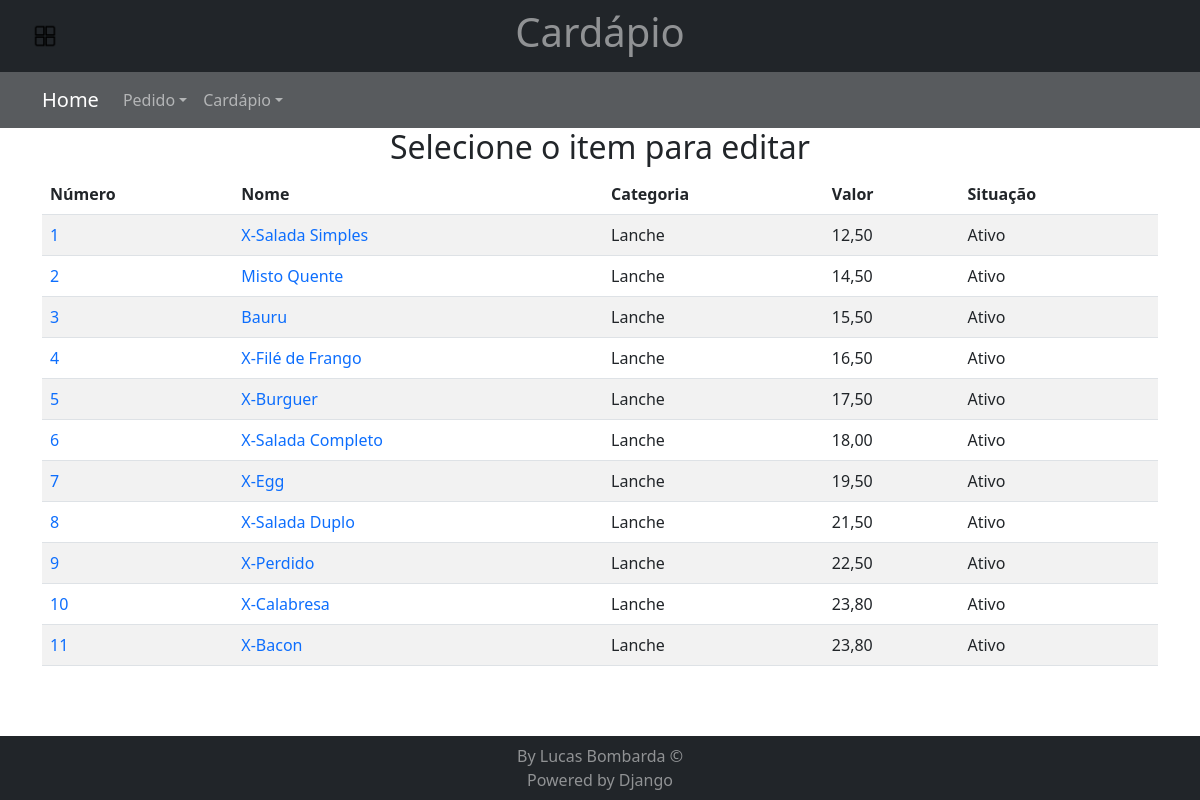
The page /cardapio/cadastro/editar (signed in) on the database its author committed.
### apps/cardapio/models.py (models this page shows, shortened)
class ItemCardapio(models.Model):
    ativo = models.BooleanField(null=False, blank=False, default=True)
    numero = models.IntegerField(unique=True, null=False, blank=False)
    nome = models.CharField(max_length=100, null=False, blank=True, default='')
    descricao = models.TextField()
    preco_unitario = models.FloatField(null=False, blank=False, default=0.0)
    imagem = models.ImageField(upload_to='cardapio/covers', blank=True, default='')
    criado_em = models.DateTimeField(auto_created=True, auto_now_add=True)
    modificado_em = models.DateTimeField(auto_now=True)
    tipo = models.ForeignKey(TipoItem, on_delete=models.SET_NULL, null=True, blank=True, default='')

class TipoItem(models.Model):
    ativo = models.BooleanField(null=False, blank=False, default=True)
    nome = models.CharField(max_length=100, null=False, blank=False)
    def __str__(self) -> str:
        return self.nome

### apps/cardapio/views.py (the view)
# urls.py: path("cardapio/cadastro/editar", views.listar_todos_itens_cardapio_para_editar, name='selecionar_item_edicao'),
@login_required(login_url='usuarios:login', redirect_field_name='next')
def listar_todos_itens_cardapio_para_editar(request):
    itenscardapio = ItemCardapio.objects.all().order_by('numero')
    return render(request, 'cardapio/pages/editar_item_cardapio.html', context={"itenscardapio": itenscardapio})

### templates/cardapio/pages/editar_item_cardapio.html (shortened to what this page needs)
{% extends 'global/pages/base.html' %}
{% block header %}{% include 'cardapio/partials/header.html' %}{% endblock header %}
{% block navbar %}
{% include 'global/partials/navbar.html' %}
{% endblock navbar %}
{% block content %}
{% if itenscardapio %}
<h2 class='text-center'>Selecione o item para editar</h2>
{% endif %}
<div class="itens-editar">
    {% if itenscardapio %}
    <table class="table table-striped">
        <thead>
            <tr>
                <th scope="col">Número</th>
                <th scope="col">Nome</th>
                <th scope="col">Categoria</th>
                <th scope="col">Valor</th>
                <th scope="col">Situação</th>
            </tr>
        </thead>
        <tbody>
            {% for item in itenscardapio %}
            <tr>
                <td><a href="{% url 'cardapio:editar_item' item.id %}">{{ item.numero }}</a></td>
                <td><a href="{% url 'cardapio:editar_item' item.id %}">{{ item.nome }}</a></td>
                <td>{{ item.tipo }}</td>
                <td>{{ item.preco_unitario|floatformat:"2" }}</td>
                <td>{% if item.ativo %} Ativo {% else %} Inativo {% endif %}</td>
            </tr>
            {% endfor %}
        </tbody>
    </table>
    {% else %}
    <br>
    <h3>Não existem itens para editar. Crie um <a href="{% url 'cardapio:cardapio_cadastro' %}">clicando aqui.</a></h3>
    {% endif %}
</div>
{% endblock content %}

### setup/static/styles/style.css (style rules this page uses)
.itens-editar a { text-decoration: none; }

### rows shown on the page
ItemCardapio: numero "1", nome "X-Salada Simples", tipo "Lanche", preco_unitario "12,50", ativo "Ativo"
ItemCardapio: numero "2", nome "Misto Quente", tipo "Lanche", preco_unitario "14,50", ativo "Ativo"
ItemCardapio: numero "3", nome "Bauru", tipo "Lanche", preco_unitario "15,50", ativo "Ativo"
ItemCardapio: numero "4", nome "X-Filé de Frango", tipo "Lanche", preco_unitario "16,50", ativo "Ativo"
ItemCardapio: numero "5", nome "X-Burguer", tipo "Lanche", preco_unitario "17,50", ativo "Ativo"
ItemCardapio: numero "6", nome "X-Salada Completo", tipo "Lanche", preco_unitario "18,00", ativo "Ativo"
ItemCardapio: numero "7", nome "X-Egg", tipo "Lanche", preco_unitario "19,50", ativo "Ativo"
ItemCardapio: numero "8", nome "X-Salada Duplo", tipo "Lanche", preco_unitario "21,50", ativo "Ativo"
ItemCardapio: numero "9", nome "X-Perdido", tipo "Lanche", preco_unitario "22,50", ativo "Ativo"
ItemCardapio: numero "10", nome "X-Calabresa", tipo "Lanche", preco_unitario "23,80", ativo "Ativo"
ItemCardapio: numero "11", nome "X-Bacon", tipo "Lanche", preco_unitario "23,80", ativo "Ativo"
